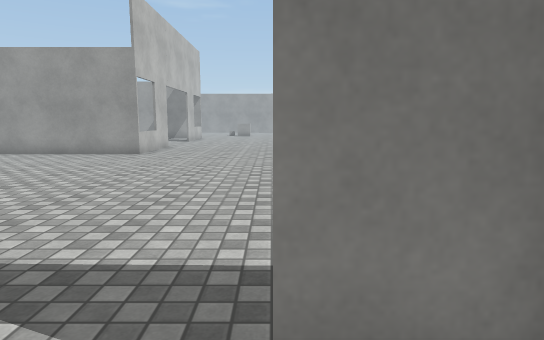
View 1 (above)

24 first-person views from a walk through a scene from a Unity 3-D project. The camera is 1.3 m above the floor, tilts 8° down and sees 75° across. The floor is counted in squares, 1 m on a side. Each view is taken from the middle of a square. On the plan, view 1 faces up. The plan holds only what a view shows up to about 15 squares ahead; the rest is blank. The player is left out. Surface patterns are stand-ins for the level's own textures.

View 2
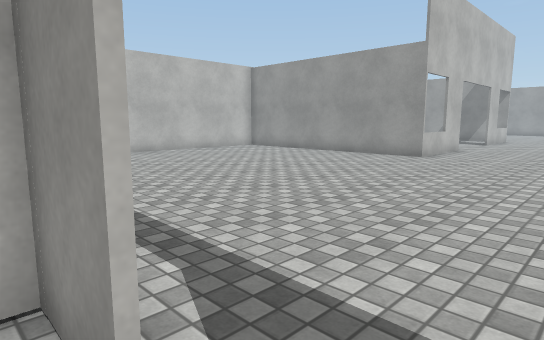

View 3
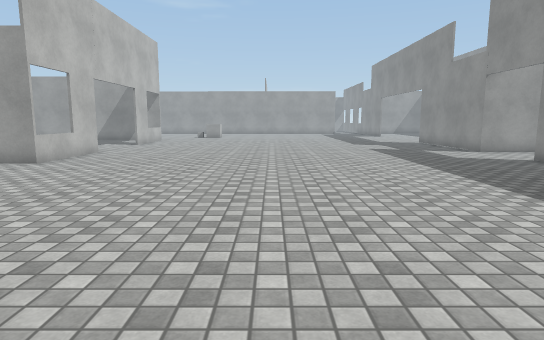

View 4
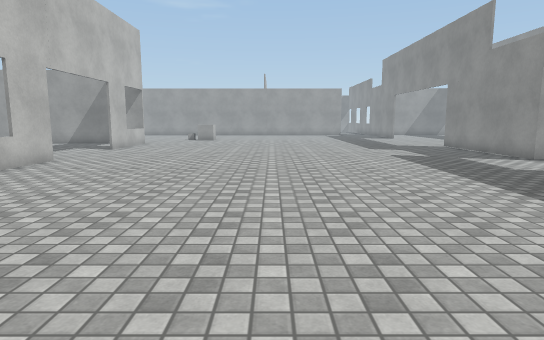

View 5
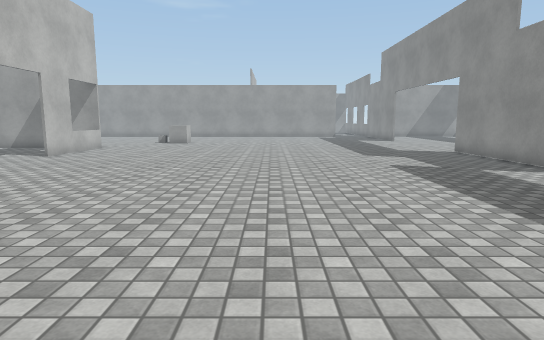

View 6
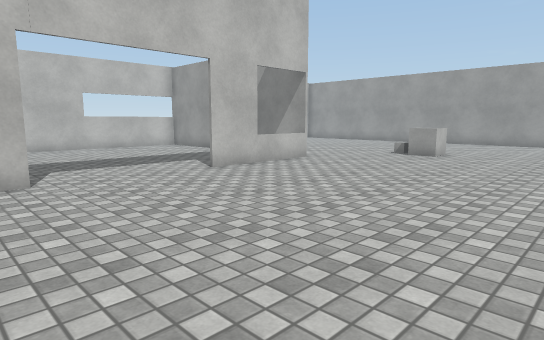

View 7
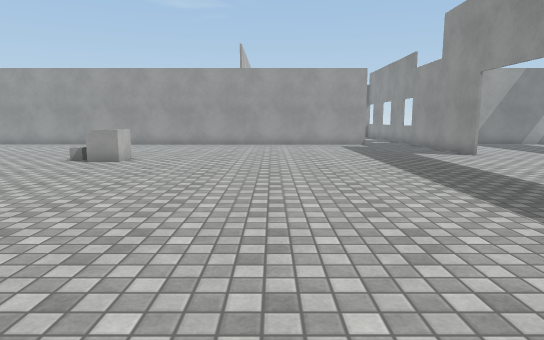

View 8
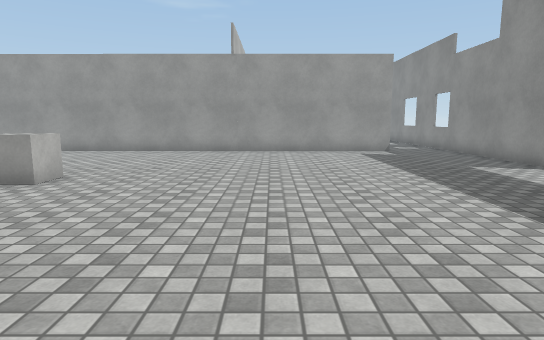

View 9
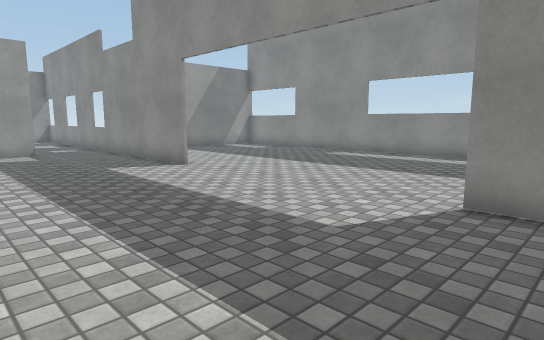

View 10
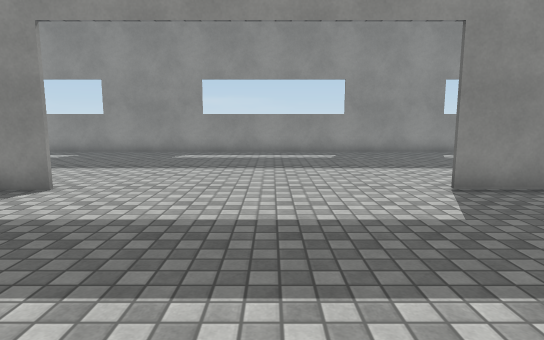

View 11
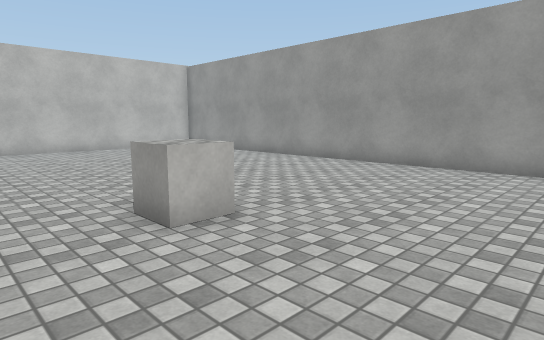

View 12
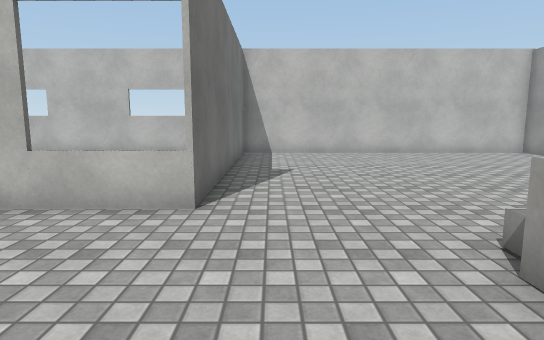

View 13
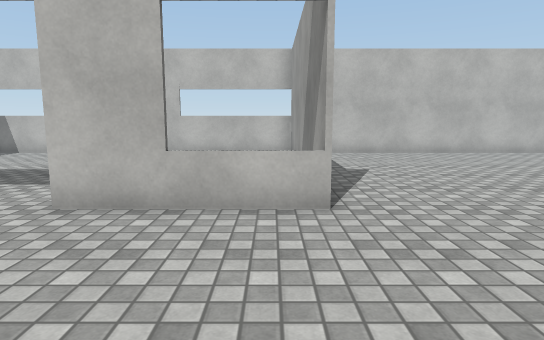

View 14
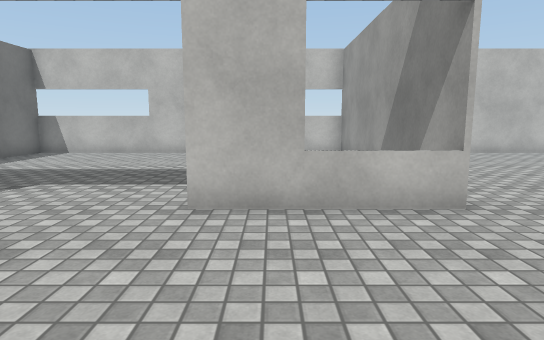

View 15
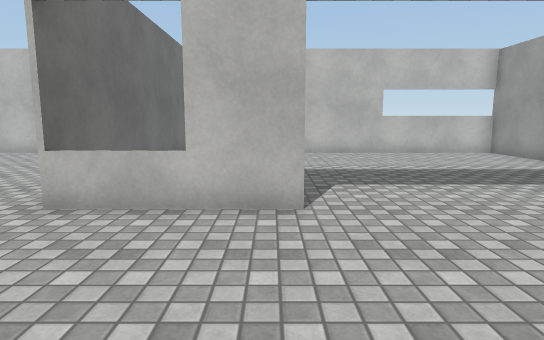

View 16
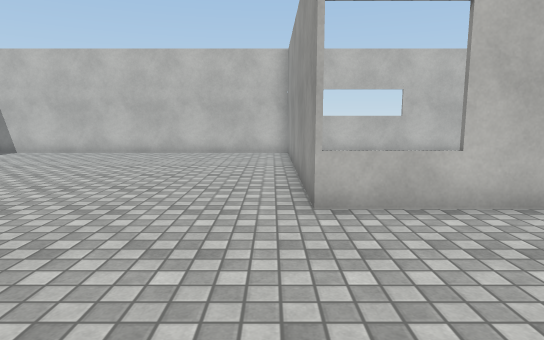

View 17
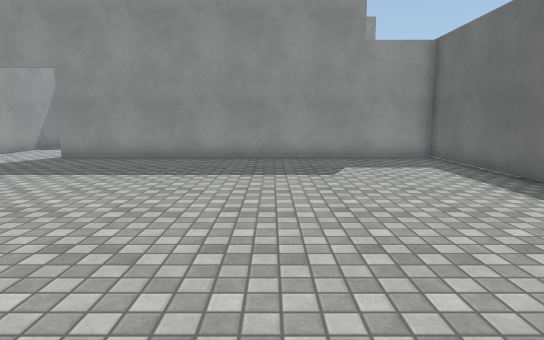

View 18
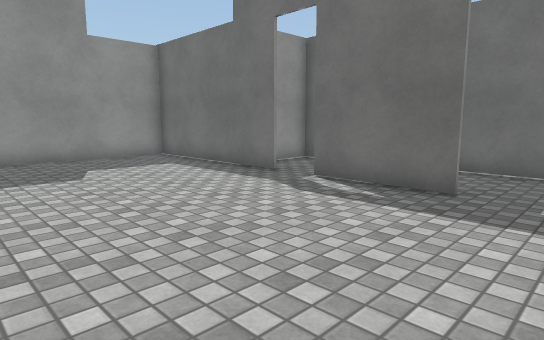

View 19
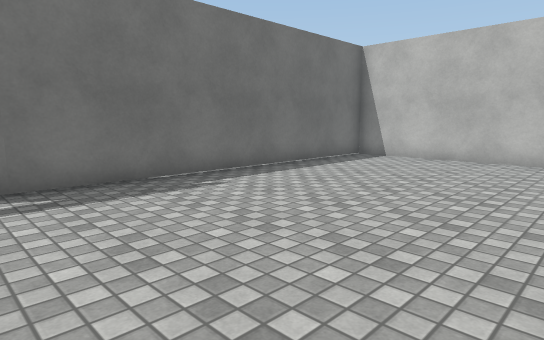

View 20
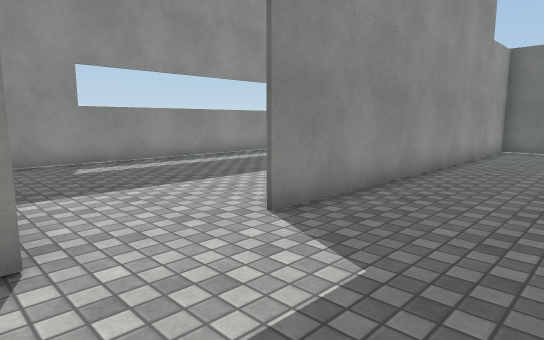

View 21
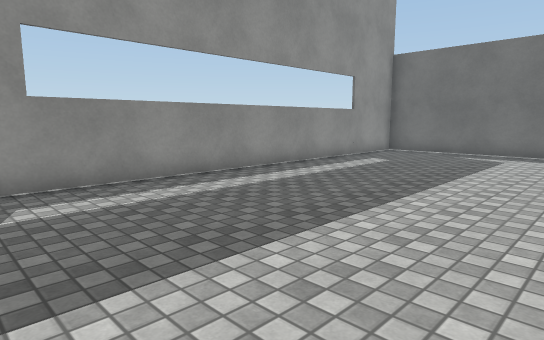

View 22
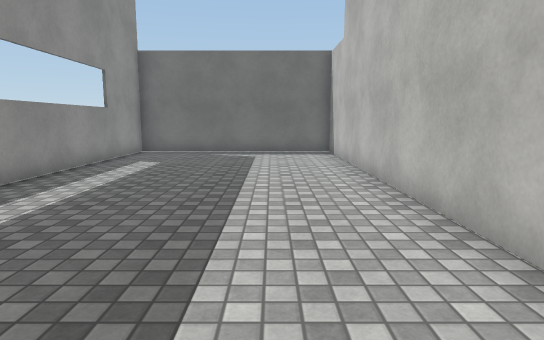

View 23
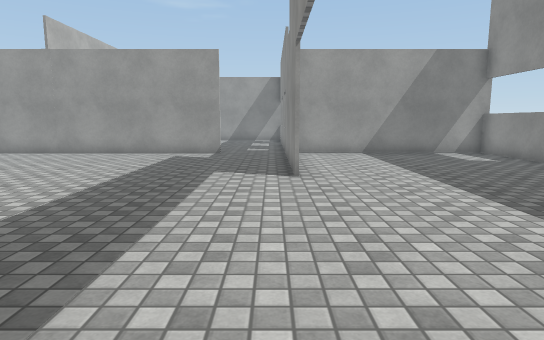

View 24
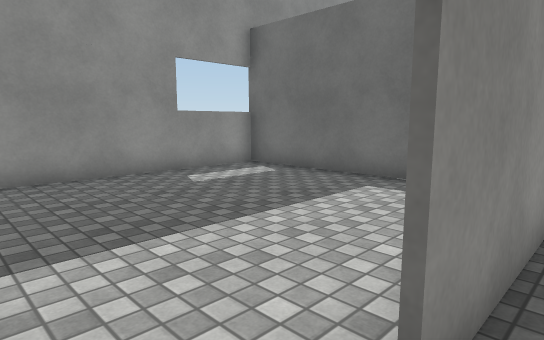

### Floor plan
Points are (right, up) in squares from view 1. A wall is a line through its corners. A room is listed if a view was taken in it or the views show most of it. See-through windows are left out.
Room 1 (views 1, 2)
walls: (-0.8, -1.5) (0.9, -1.5); (1.2, 1.4) (0, 1.4); (-1.3, 1.5) (-2.8, 1.5)
ways out: opening at (-0.5, 2) to room 2
Room 2 (views 3, 4, 5, 6, 7, 8, 9, 10, 11, 12, 13, 14, 15, 16, 17, 18, 19, 20, 21, 22, 23, 24)
walls: (-5.1, 17.5) (-5.1, 13.6) (-13.9, 13.6); (-5, 25.8) (-14.2, 25.8); (10.6, 13.1) (10.6, 1.4); (13.2, 17.6) (18.5, 17.6); (13.2, 17.5) (10.5, 17.5) (10.5, 23.6); (10.5, 31.1) (10.5, 35.5); (-14.2, 13.7) (-5, 13.7); (-14.2, 25.9) (-5.1, 25.9) (-5.1, 21.8); (-0.1, 1.5) (3.2, 1.4); (4.4, 1.4) (18.4, 1.4) (18.4, 37.2); (8.1, 36.9) (-9.5, 37); (10.5, 1.4) (10.5, 14.5); (-13, 37) (-14.2, 37.1) (-14.2, 1.5) (-2.8, 1.5); (18.6, 37.2) (11.1, 37.2)
ways out: opening at (-0.5, 2) to room 1; opening at (4, 1); opening at (9, 35.3)
objects: other object (-3, 29) to (-2, 30)

Positions as (right, up) in squares from view 1, and headings:
1: (0, 0), facing up
2: (0, 1), facing up-left
3: (2, 3), facing up
4: (2, 6), facing up
5: (3, 9), facing up
6: (3, 16), facing up-left
7: (3, 18), facing up
8: (3, 22), facing up
9: (5, 22), facing up-right
10: (4, 27), facing right
11: (2, 27), facing up-left
12: (0, 27), facing left
13: (0, 25), facing left
14: (0, 23), facing left
15: (0, 17), facing left
16: (0, 13), facing left
17: (-2, 7), facing right
18: (-2, 8), facing down-right
19: (-2, 9), facing down-left
20: (7, 18), facing down-right
21: (11, 16), facing down-right
22: (13, 16), facing down
23: (10, 23), facing up
24: (10, 25), facing down-right
